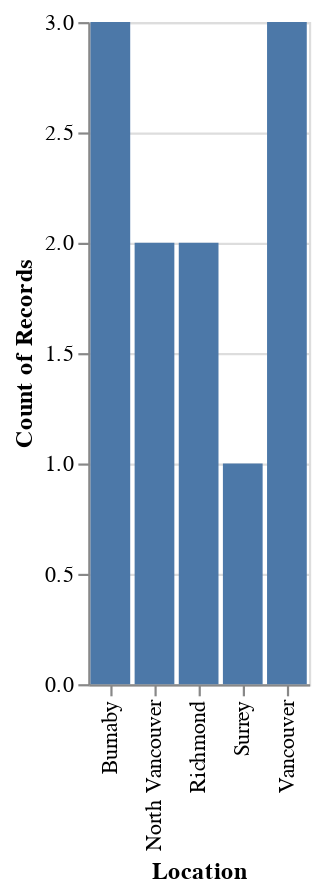

Here is the notebook cell this chart was saved with:
### Markdown cell above
For the total approved application ($\eta$), we can say:

$$
\eta = 11 
$$

### Code cell
#to create a location plot from the approved application table

import altair as alt
car_financing_plot = alt.Chart(car_financing_good).mark_bar().encode(
    x = 'Location',
    y = 'count()'
)
car_financing_plot

### Figure 1 — Vega-Lite specification as saved in the notebook (floating-point values rounded to 4 significant figures)
{"config": {"view": {"continuousWidth": 400, "continuousHeight": 300}}, "data": {"name": "data-90c20d8263e39a03d8122a1c22268ab0"}, "mark": "bar", "encoding": {"x": {"field": "Location", "type": "nominal"}, "y": {"aggregate": "count", "type": "quantitative"}}, "$schema": "https://vega.github.io/schema/vega-lite/v4.17.0.json", "datasets": {"data-90c20d8263e39a03d8122a1c22268ab0": [{"Car Type": "Audi", "Location": "North Vancouver", "Score": 800}, {"Car Type": "Kia", "Location": "Burnaby", "Score": 800}, {"Car Type": "Hyundai", "Location": "Vancouver", "Score": 855}, {"Car Type": "Toyota", "Location": "Surrey", "Score": 790}, {"Car Type": "Audi", "Location": "Richmond", "Score": 805}, {"Car Type": "Honda", "Location": "Burnaby", "Score": 760}, {"Car Type": "Kia", "Location": "Vancouver", "Score": 780}, {"Car Type": "Audi", "Location": "Vancouver", "Score": 845}, {"Car Type": "Toyota", "Location": "Burnaby", "Score": 825}, {"Car Type": "Kia", "Location": "North Vancouver", "Score": 815}, {"Car Type": "Audi", "Location": "Richmond", "Score": 809}]}}
